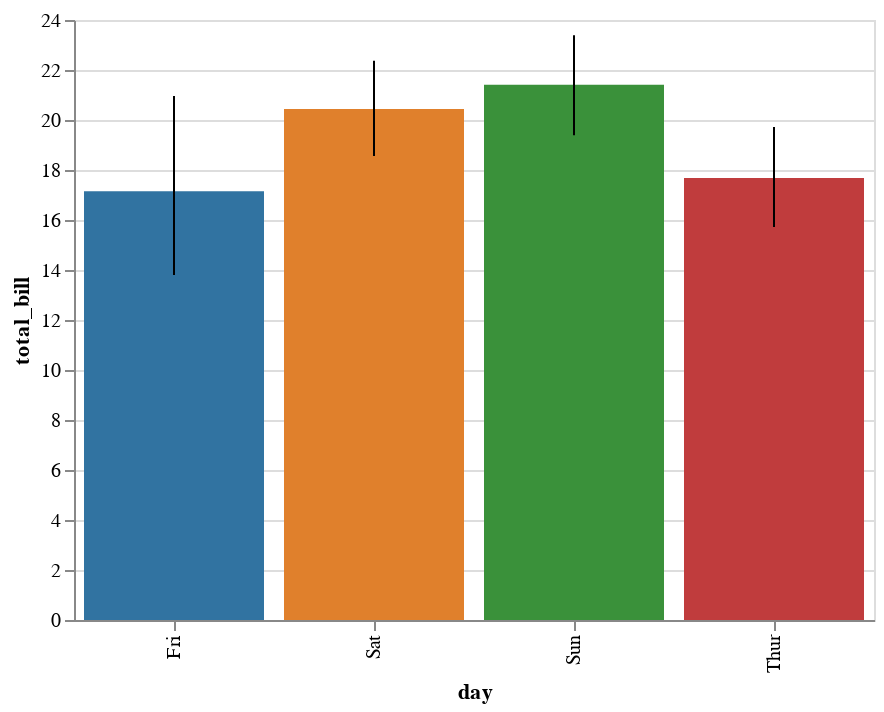

Notebook source saved alongside this figure:
### Code cell
display(salt.barplot(x="day", y="total_bill", data=tips))
ax = sns.barplot(x="day", y="total_bill", data=tips)

### Figure 1 — Vega-Lite specification as saved in the notebook (floating-point values rounded to 4 significant figures; data arrays with more than 128 entries replaced by an {"elided": "..."} marker saying what was removed)
{"$schema": "https://vega.github.io/schema/vega-lite/v2.4.1.json", "config": {"range": {"category": ["rgba(49,115,161,1)", "rgba(224,128,44,1)", "rgba(58,145,58,1)", "rgba(192,60,61,1)", "rgba(147,113,178,1)", "rgba(131,91,83,1)", "rgba(213,132,188,1)", "rgba(127,127,127,1)", "rgba(168,169,53,1)", "rgba(45,171,184,1)"]}, "view": {"height": 300, "width": 400}}, "data": {"values": {"elided": "244 records"}}, "layer": [{"encoding": {"color": {"field": "day", "legend": null, "type": "nominal"}, "x": {"field": "day", "type": "nominal"}, "y": {"aggregate": "mean", "axis": {"title": "total_bill"}, "field": "total_bill", "type": "quantitative"}}, "mark": "bar"}, {"encoding": {"x": {"field": "day", "type": "nominal"}, "y": {"aggregate": "ci0", "field": "total_bill", "type": "quantitative"}, "y2": {"aggregate": "ci1", "field": "total_bill", "type": "quantitative"}}, "mark": "rule"}]}
